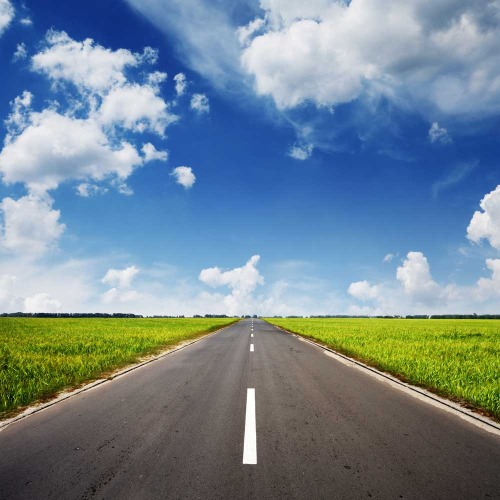
#> input picture HW2 LBP/road.jpg, 1000 x 1000 px, found by its file name (shown at 1/2 size); its folder holds 5 pictures in this run
$ python opencv_road.py
#> lines starting #> are read from the running program, lines starting #| are printed output that depends on the picture; after the words box and inside, x2 and y2 are one past the last pixel; in counts of white or black regions, pixels touching at a corner belong together
import cv2
import numpy as np


def nothing(x):
    pass


def output_img(img, text):
    cv2.namedWindow(text, cv2.WINDOW_NORMAL)
    cv2.imshow(text, img)
    cv2.imwrite('%s.png' % text, img)


# read image
path = "E:/MyProgramming/Python/Practice/opencv_practice/road/road.jpg"
road = cv2.imread(path)
#> road is the input picture: shape (1000, 1000, 3); mean B, G, R 146.6, 134.2, 114
# print(road.shape)  # (1000, 1000, 3)

# convert to gray
gray = cv2.cvtColor(road, cv2.COLOR_BGR2GRAY)
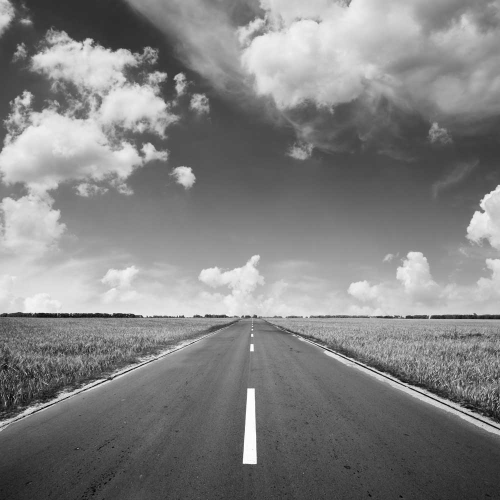
#> gray: shape (1000, 1000) (shown at 1/2 size); min 1, max 255, mean 129.6
# output_img(gray, text="./road/gray")

# filter
blur = cv2.GaussianBlur(gray, (5, 5), 0)
# [21 lines of commented-out code are left out]
sobel = cv2.Sobel(gray, ddepth=-1, dx=1, dy=0, ksize=3)
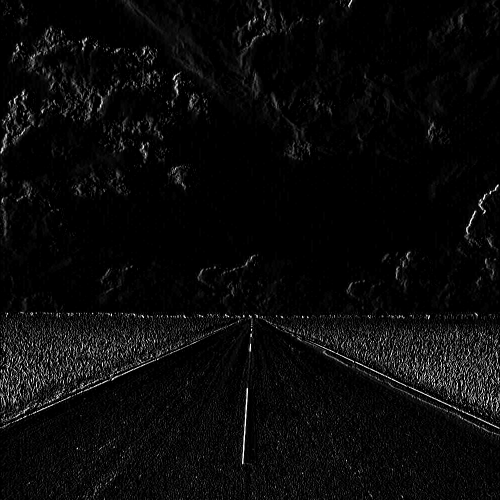
#> sobel: shape (1000, 1000) (shown at 1/2 size); min 0, max 255, mean 10.1
# [15 lines of commented-out code are left out]
_, thres = cv2.threshold(sobel, 30, 255, cv2.THRESH_BINARY)
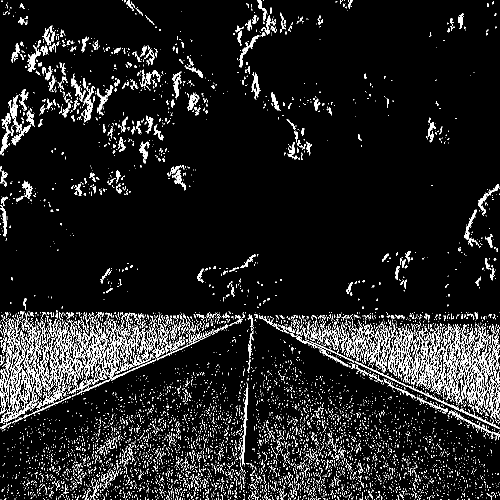
#> thres: shape (1000, 1000) (shown at 1/2 size); 8.9% white in thin lines or dots
# [56 lines of commented-out code are left out]
line_thres = 375
min_line = 489
max_gap = 60
linesP = cv2.HoughLinesP(thres, 1, np.pi/180, threshold=line_thres, minLineLength=min_line, maxLineGap=max_gap)
#> linesP = [[509, 629, 998, 857], [3, 843, 509, 628]]
# print(linesP.shape)
# print(linesP)


# cropped image
# LP (y = mx + b)
m = [0] * linesP.shape[0]
#> m = [0, 0]
b = [0] * linesP.shape[0]
#> b = [0, 0]
crop = np.zeros(road.shape, dtype=np.uint8)

for index, line in enumerate(linesP):
    for x1, y1, x2, y2 in line:
        cv2.line(road, (x1, y1), (x2, y2), (255, 0, 0), 5)
        m[index] = ((y1 - y2) / (x1 - x2))
        b[index] = (y1 - m[index] * x1)
#> this loop made 2 passes
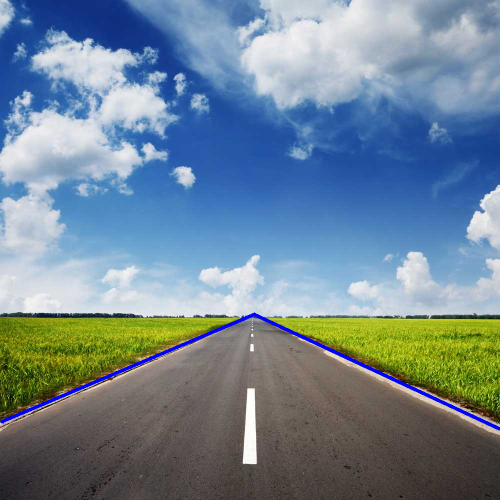
#> road: shape (1000, 1000, 3) (shown at 1/2 size); 0.75% of pixels changed, all inside (x1, y1, x2, y2) = (0, 625, 1000, 861)
#> after the loop, b = [391.7, 844.3]; m = [0.466, -0.425]

y, x, _ = road.shape
#> y = 1000; x = 1000
for j in range(0, y):
    for i in range(0, x):
        if (m[0] * i - j + b[0] <= 0) and (m[1] * i - j + b[1] <= 0):
            crop[j, i] = road[j, i]
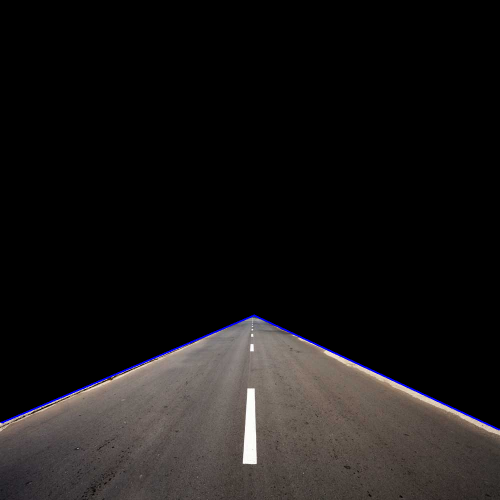
#> crop: shape (1000, 1000, 3) (shown at 1/2 size); mean B, G, R 22.5, 22.9, 25.2
output_img(crop, text="./road/road_result_crop")

# last:
# original -> gray -> sobel(ddpeth=-1, dx=1, dy=0, ksize=3) -> threshold(30, 255, THRESH_BINARY) ->
# HoughLinesP(1, np.pi/180, threshold=375, minLineLength=489, maxLineGap=60)

# cv2.imshow("Linear", road)
# cv2.imwrite("./road/road_result.png", road)
cv2.waitKey(0)
cv2.destroyAllWindows()
